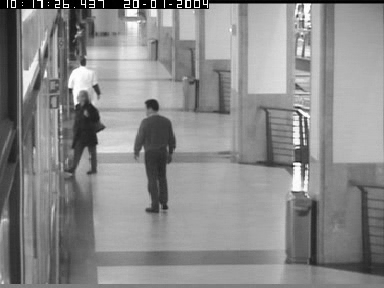
%> input picture test_data/OSE1cor_2.bmp, 384 x 288 px
$ octave img_to_txt.m   (GNU Octave 9; MATLAB toolbox functions it lacks are replaced by stand-ins)
%> lines starting %> are read from the running program, lines starting %| are printed output that depends on the picture
close all;
clear all;
clc;

A=imread('OSE1cor_2.bmp');
%> A is the input picture: size 288x384 uint8; min 0, max 255, mean 138.6
%B=rgb2gray(A);
disp('Image file read successful');
figure,imshow(A),title('orginal image');
d=(A.');
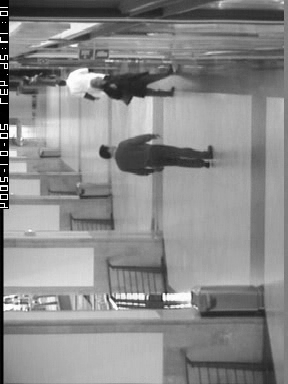
%> d: size 384x288 uint8; min 0, max 255, mean 138.6; mean of the top-left, top-right, bottom-left and bottom-right quarters 130, 128.4, 159.9, 136
fid = fopen('sobel_indoor.txt', 'wt');
fprintf(fid, '%d\n', d);
disp('Text file write done');disp(' ');
fclose(fid);

B=imread('sidewalk_174.bmp');
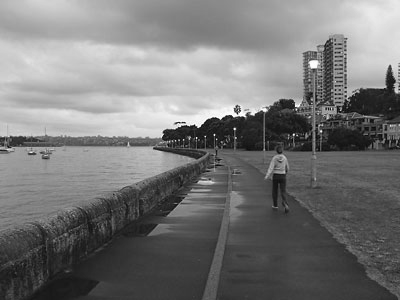
%> input picture test_data/sidewalk_174.bmp, 400 x 300 px
%> B is the input picture: size 300x400 uint8; min 2, max 254, mean 118.9
%B=rgb2gray(A);
disp('Image file read successful');
figure,imshow(B),title('orginal image');
d=(B.');
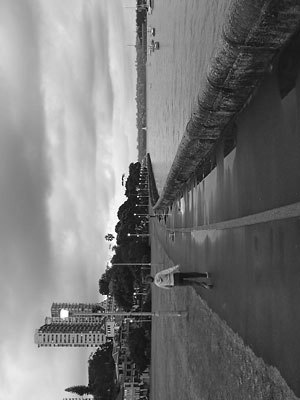
%> d: size 400x300 uint8; min 2, max 254, mean 118.9; mean of the top-left, top-right, bottom-left and bottom-right quarters 177.6, 85.4, 134.8, 77.7
fid = fopen('gaussiasn_outdoor.txt', 'wt');
fprintf(fid, '%d\n', d);
disp('Text file write done');disp(' ');
fclose(fid);
